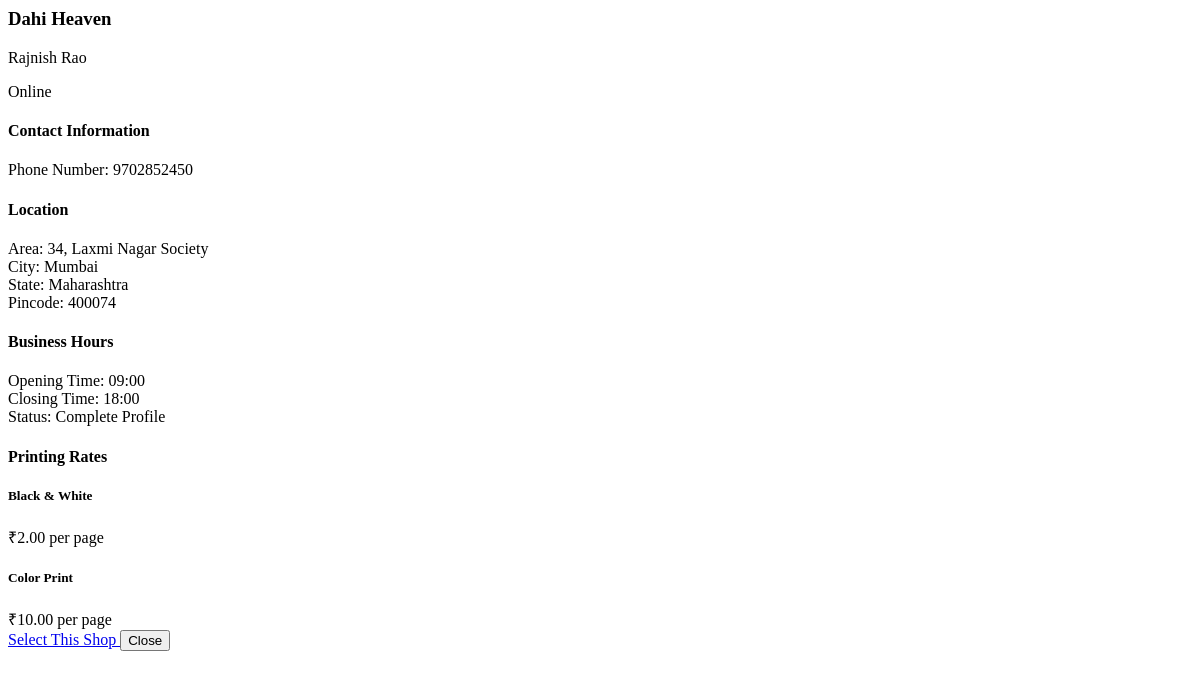
The page /shop-details-modal/6/ (signed in) on the database as committed earlier.
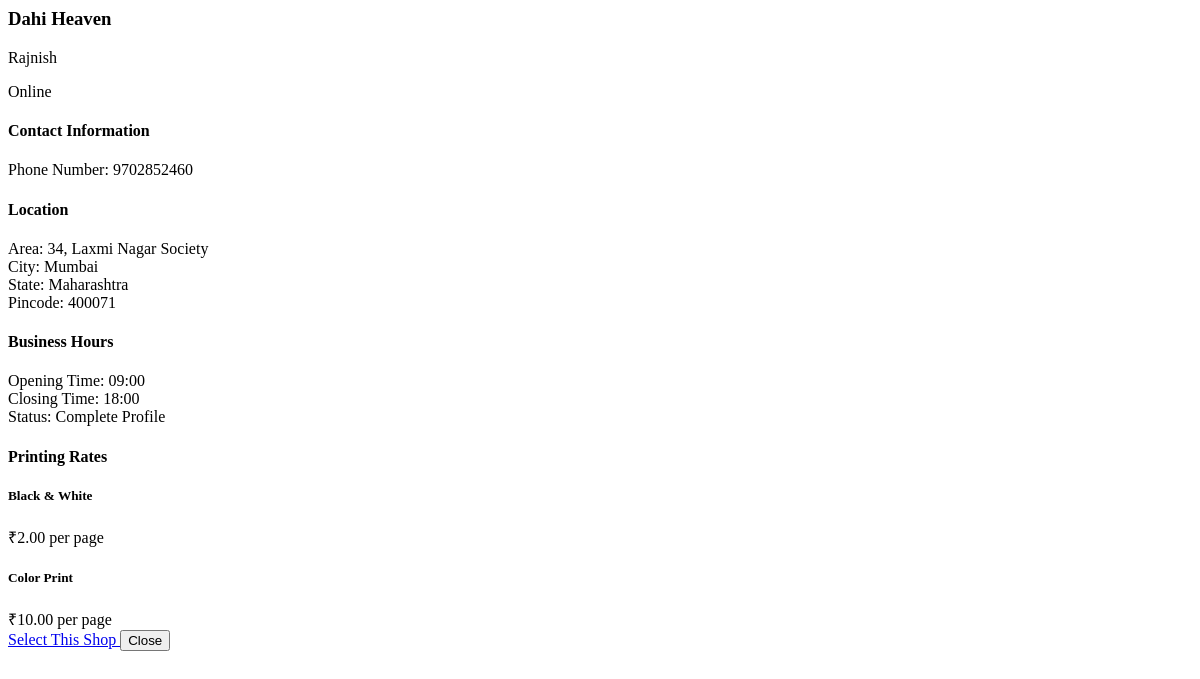
The same page on the database as committed later.
### app/models.py (models this page shows, shortened)
class ShopDetails(models.Model):
    user = models.OneToOneField(settings.AUTH_USER_MODEL, on_delete=models.CASCADE, related_name="shop_details")
    shop_name = models.CharField(max_length=255)
    owner_name = models.CharField(max_length=255)
    area = models.CharField(max_length=255, null=True, blank=True)
    city = models.CharField(max_length=100, null=True, blank=True)
    state = models.CharField(max_length=50, choices=INDIAN_STATES, null=True, blank=True)
    pincode = models.CharField(max_length=6, null=True, blank=True)
    contact_number = models.CharField(max_length=15)
    gstin = models.CharField(max_length=15, null=True, blank=True)  # GSTIN can be null
    start_time = models.TimeField(default=time(9, 0))
    end_time = models.TimeField(default=time(18, 0))
    details_filled = models.BooleanField(default=False)
    bw_price = models.DecimalField(max_digits=5, decimal_places=2, null=True, blank=True)
    color_price = models.DecimalField(max_digits=5, decimal_places=2, null=True, blank=True)

### app/views.py (the view)
# urls.py: path('shop-details-modal/<int:shop_id>/', views.shop_details_modal, name='shop-details-modal'),
@login_required(login_url='/users/login/')
def shop_details_modal(request, shop_id):
    shop = get_object_or_404(ShopDetails, id=shop_id)
    state_name = dict(ShopDetails._meta.get_field('state').choices).get(shop.state, shop.state)
    context = {
        'shop': shop,
        'state_name': state_name,
    }
    return render(request, 'shop_details_modal.html', context)

### app/templates/shop_details_modal.html (shortened to what the changed rows need)
{% load static %}
<div class="shop-details-modal">
    <div class="shop-details-header">
        <div class="shop-details-info">
            <h3 class="shop-details-name">{{ shop.shop_name }}</h3>
            <p class="shop-details-owner">
                {{ shop.owner_name }}
            </p>
        </div>
    </div>
    <div class="shop-details-grid">
        <div class="details-section">
            <div class="details-content">
                <div class="detail-item">
                    <span class="detail-label">Phone Number:</span>
                    <span class="detail-value">{{ shop.contact_number }}</span>
                </div>
            </div>
        </div>
        <div class="details-section">
            <div class="details-content">
                <div class="detail-item">
                    <span class="detail-label">Area:</span>
                    <span class="detail-value">{{ shop.area }}</span>
                </div>
                <div class="detail-item">
                    <span class="detail-label">City:</span>
                    <span class="detail-value">{{ shop.city }}</span>
                </div>
                <div class="detail-item">
                    <span class="detail-label">Pincode:</span>
                    <span class="detail-value">{{ shop.pincode }}</span>
                </div>
            </div>
        </div>
        <div class="details-section">
            <div class="details-content">
                <div class="detail-item">
                    <span class="detail-label">Opening Time:</span>
                    <span class="detail-value">{{ shop.start_time|time:"H:i" }}</span>
                </div>
                <div class="detail-item">
                    <span class="detail-label">Closing Time:</span>
                    <span class="detail-value">{{ shop.end_time|time:"H:i" }}</span>
                </div>
            </div>
        </div>
        <div class="details-section pricing-section">
            <div class="pricing-grid">
                <div class="pricing-card">
                    <div class="pricing-info">
                        <h5>Black & White</h5>
                        <div class="pricing-amount">
                            ₹{{ shop.bw_price|default:"--" }}
                            <span class="pricing-unit">per page</span>
                        </div>
                    </div>
                </div>
                <div class="pricing-card">
                    <div class="pricing-info">
                        <h5>Color Print</h5>
                        <div class="pricing-amount">
                            ₹{{ shop.color_price|default:"--" }}
                            <span class="pricing-unit">per page</span>
                        </div>
                    </div>
                </div>
            </div>
        </div>
    </div>
</div>

Rows that differ between the two databases and show on the page:
changed ShopDetails "Dahi Heaven": owner_name "Rajnish Rao" → "Rajnish"; contact_number "9702852450" → "9702852460"; pincode "400074" → "400071"
